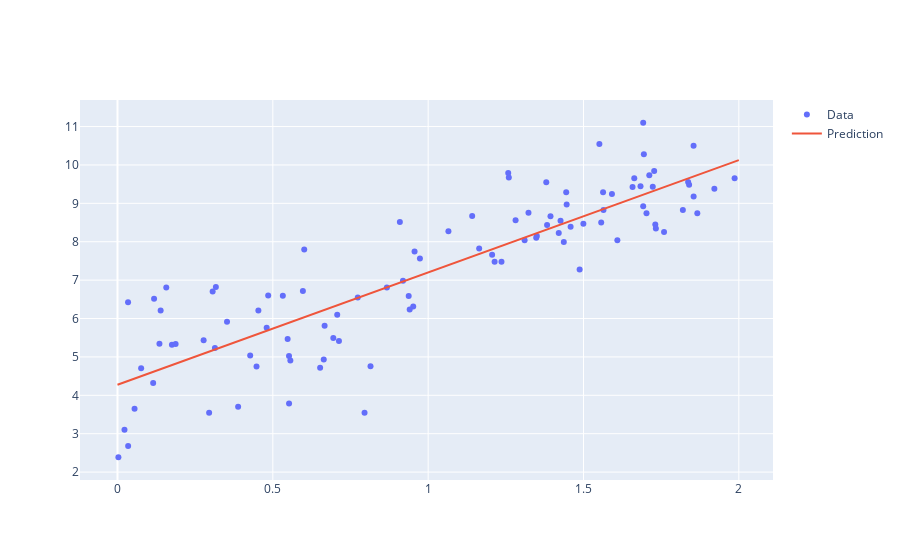

Write notebook code for a chart like this one.
### Code cell
fig = go.Figure()
fig.add_trace(go.Scatter(x=x[:,0], y=y[:,0], mode="markers", name="Data"))
fig.add_trace(go.Scatter(x=x_new[:,0], y=y_pred[:,0], mode="lines", name="Prediction"))
fig.show()
